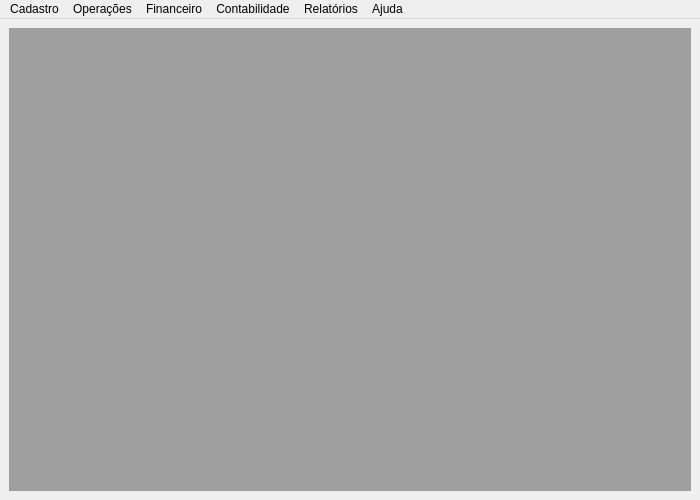
<?xml version="1.0" encoding="UTF-8"?>
<ui version="4.0">
 <class>janelaPrincipal</class>
 <widget class="QMainWindow" name="janelaPrincipal">
  <property name="geometry">
   <rect>
    <x>0</x>
    <y>0</y>
    <width>700</width>
    <height>500</height>
   </rect>
  </property>
  <property name="minimumSize">
   <size>
    <width>700</width>
    <height>500</height>
   </size>
  </property>
  <property name="windowTitle">
   <string extracomment="Sistema do Banco Digital">Álefe - Banco Digital</string>
  </property>
  <property name="layoutDirection">
   <enum>Qt::LeftToRight</enum>
  </property>
  <property name="animated">
   <bool>true</bool>
  </property>
  <widget class="QWidget" name="centralwidget">
   <layout class="QHBoxLayout" name="horizontalLayout">
    <item>
     <widget class="QMdiArea" name="mdiArea"/>
    </item>
   </layout>
  </widget>
  <widget class="QMenuBar" name="menubar">
   <property name="geometry">
    <rect>
     <x>0</x>
     <y>0</y>
     <width>700</width>
     <height>25</height>
    </rect>
   </property>
   <widget class="QMenu" name="menuCadastro">
    <property name="title">
     <string>Cadastro</string>
    </property>
    <widget class="QMenu" name="menuPessoa">
     <property name="tabletTracking">
      <bool>false</bool>
     </property>
     <property name="title">
      <string>Pessoa</string>
     </property>
     <addaction name="actionCliente"/>
     <addaction name="actionFuncionario"/>
     <addaction name="actionFornecedor"/>
     <addaction name="actionTransportador"/>
    </widget>
    <widget class="QMenu" name="menuEndere_o">
     <property name="title">
      <string>Endereço</string>
     </property>
     <addaction name="actionPais"/>
     <addaction name="actionEstado"/>
     <addaction name="actionCidade"/>
     <addaction name="actionBairro"/>
     <addaction name="actionLogradouro"/>
     <addaction name="actionCEP"/>
    </widget>
    <addaction name="menuPessoa"/>
    <addaction name="menuEndere_o"/>
    <addaction name="actionAg_ncias"/>
    <addaction name="actionContas"/>
   </widget>
   <widget class="QMenu" name="menuFinanceiro">
    <property name="title">
     <string>Financeiro</string>
    </property>
    <widget class="QMenu" name="menuCaixa">
     <property name="title">
      <string>Caixa</string>
     </property>
     <addaction name="actionTurnos"/>
    </widget>
    <addaction name="menuCaixa"/>
   </widget>
   <widget class="QMenu" name="menuRelat_rios">
    <property name="title">
     <string>Relatórios</string>
    </property>
   </widget>
   <widget class="QMenu" name="menuAjuda">
    <property name="title">
     <string>Ajuda</string>
    </property>
   </widget>
   <widget class="QMenu" name="menuContabilidade">
    <property name="title">
     <string>Contabilidade</string>
    </property>
   </widget>
   <widget class="QMenu" name="menuOpera_es">
    <property name="title">
     <string>Operações</string>
    </property>
   </widget>
   <addaction name="menuCadastro"/>
   <addaction name="menuOpera_es"/>
   <addaction name="menuFinanceiro"/>
   <addaction name="menuContabilidade"/>
   <addaction name="menuRelat_rios"/>
   <addaction name="menuAjuda"/>
  </widget>
  <action name="actionCliente">
   <property name="text">
    <string>Cliente</string>
   </property>
   <property name="shortcutContext">
    <enum>Qt::WindowShortcut</enum>
   </property>
  </action>
  <action name="actionFuncionario">
   <property name="text">
    <string>Funcionário</string>
   </property>
  </action>
  <action name="actionFornecedor">
   <property name="text">
    <string>Fornecedor</string>
   </property>
  </action>
  <action name="actionTransportador">
   <property name="text">
    <string>Transportador</string>
   </property>
  </action>
  <action name="actionPais">
   <property name="text">
    <string>País</string>
   </property>
  </action>
  <action name="actionEstado">
   <property name="text">
    <string>Estado</string>
   </property>
  </action>
  <action name="actionCidade">
   <property name="text">
    <string>Cidade</string>
   </property>
  </action>
  <action name="actionBairro">
   <property name="text">
    <string>Bairro</string>
   </property>
  </action>
  <action name="actionLogradouro">
   <property name="text">
    <string>Logradouro</string>
   </property>
  </action>
  <action name="actionCEP">
   <property name="text">
    <string>CEP</string>
   </property>
  </action>
  <action name="actionContas">
   <property name="text">
    <string>Contas</string>
   </property>
  </action>
  <action name="actionAg_ncias">
   <property name="text">
    <string>Agências</string>
   </property>
  </action>
  <action name="actionTurnos">
   <property name="text">
    <string>Turnos</string>
   </property>
  </action>
 </widget>
 <resources/>
 <connections/>
</ui>
